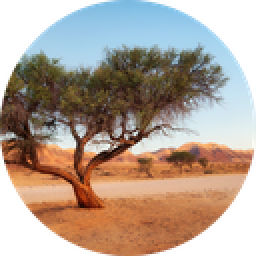
#> input picture assets/images/nodes/128/ACASEN.png, 128 x 128 px (shown 2 times larger)
$ python converter.py 128 100   (older library calls are emulated)
#> lines starting #> are read from the running program, lines starting #| are printed output that depends on the picture
import sys, os
from os import listdir
from os.path import isfile, join
from PIL import Image

if len(sys.argv) < 3:
	print('python3 kod.py <input-dir> <size>')
	sys.exit()

input_dir = sys.argv[1]
size = int(sys.argv[2])
output_dir = str(size)

if not os.path.exists(output_dir):
	os.mkdir(output_dir)

for file in [f for f in listdir(input_dir) if isfile(join(input_dir, f))]:
	input_path = join(input_dir, file)
	output_path = join(output_dir, file)


	im1 = Image.open(input_path).convert("RGBA")
#> im1 is the input picture: PIL image 128x128 RGBA; mean R, G, B, A 127.7, 110.2, 97, 200.3
	icc_profile = im1.info.get('icc_profile')

	if im1.size[0] != im1.size[1]:
		print(f"Warning: '{file}'' is not square: {im1.size}")

	im2 = im1.resize((size,size), Image.ANTIALIAS)
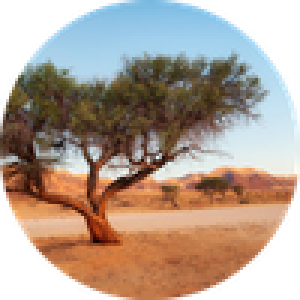
#> im2: PIL image 100x100 RGBA (shown 3 times larger); mean R, G, B, A 129.3, 111.8, 98.4, 200.3; transparent parts drawn white
	im2.save(output_path, icc_profile=icc_profile)
#> pass 2 of the loop `for file in [f for f in listdir(input_dir) if isfile(join(input_dir, f..`:
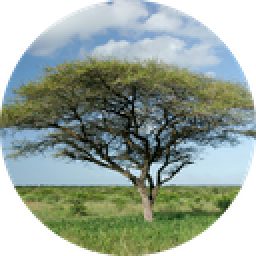
#> input picture assets/images/nodes/128/ACATOR.png, 128 x 128 px (shown 2 times larger)
#> im1 is the input picture: PIL image 128x128 RGBA; mean R, G, B, A 101.1, 115.1, 104.1, 200.3
#> `im2 = im1.resize((size,size), Image.ANTIALIAS)`:
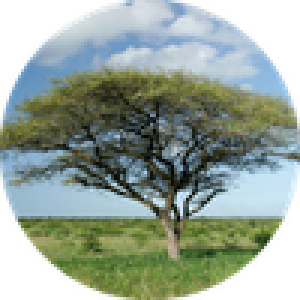
#> im2: PIL image 100x100 RGBA (shown 3 times larger); mean R, G, B, A 102.4, 116.8, 105.8, 200.3; transparent parts drawn white
